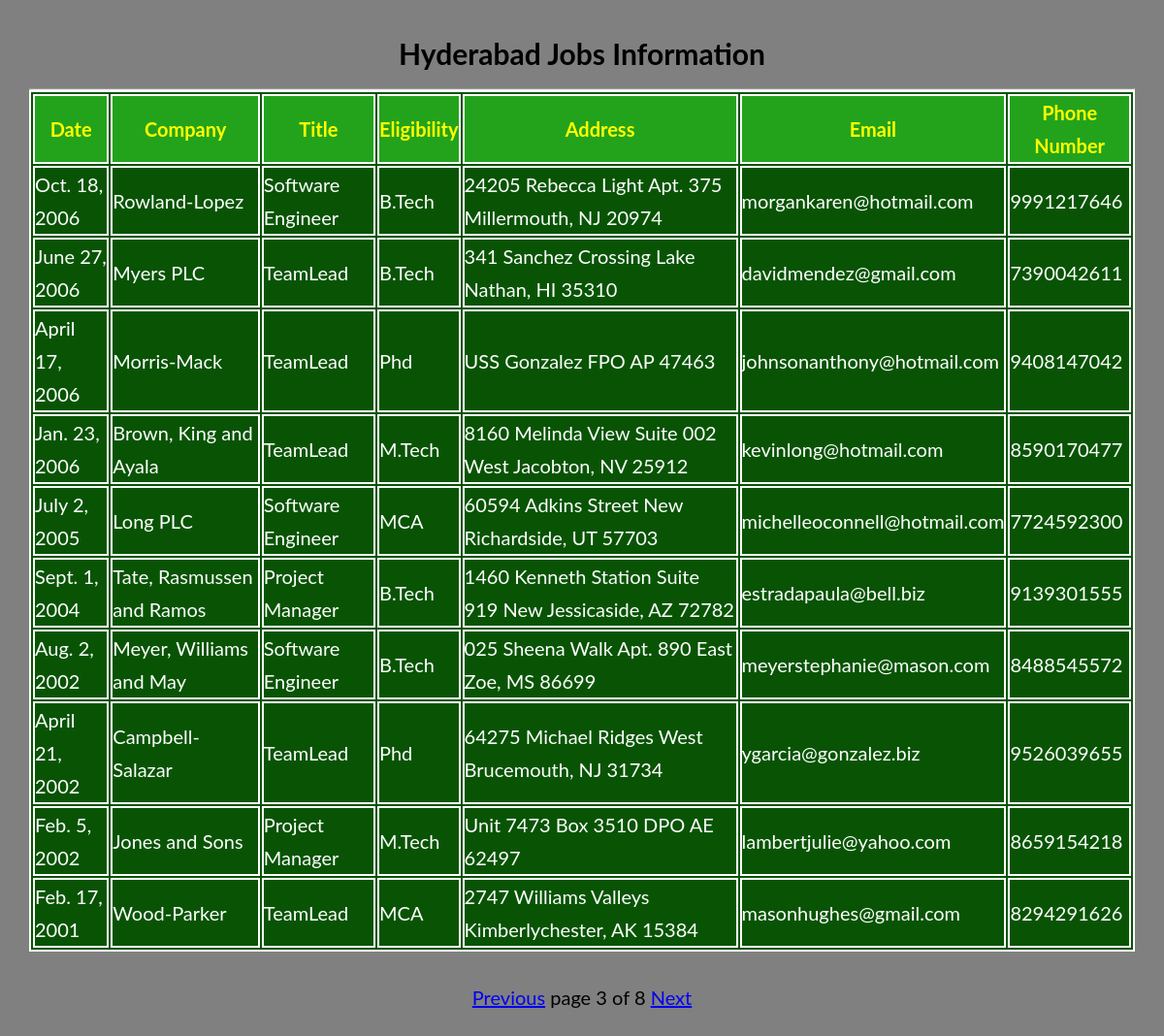
Screenshot of /hjobs/?page=3 with the database file from the repository.
### job/models.py (models this page shows)
class hydjobs(models.Model):
    date=models.DateField();
    company=models.CharField(max_length=100);
    title=models.CharField(max_length=100);
    eligibility=models.CharField(max_length=100);
    address=models.CharField(max_length=100);
    email=models.EmailField();
    phonenumber=models.IntegerField()

### job/views.py (the view)
# urls.py: path('hjobs/', views.hjobs1),
def hjobs1(request):
    jobs_list=hydjobs.objects.order_by('-date')
    paginator=Paginator(jobs_list,10)
    page_number=request.GET.get('page')
    try:
       jobs_list=paginator.page(page_number)
    except PageNotAnInteger:
       jobs_list=paginator.page(1)
    except EmptyPage:
       jobs_list=paginator.page(paginator.num_pages)
    return render(request,'job/hydjobs.html',{'jobs_list':jobs_list})

### templates/job/hydjobs.html (shortened to what this page needs)
<!DOCTYPE html>
{%load static%}
<html lang="en" dir="ltr">
  <head>
    <link rel="stylesheet" href="{% static "job/demo1.css" %}">
  </head>
  <body class="col">
    <h1 class="jobs">Hyderabad Jobs Information</h1>
      <hr>
      {% if jobs_list %}
      <table id='tab'>
        <thead>
          <th>Date</th>
          <th>Company</th>
          <th>Title</th>
          <th>Eligibility</th>
          <th>Address</th>
          <th>Email</th>
          <th>Phone Number</th>
        </thead>
        {%for job in jobs_list %}
        <tr>
          <td>{{job.date}}</td>
          <td>{{job.company}}</td>
          <td>{{job.title}}</td>
          <td>{{job.eligibility}}</td>
          <td>{{job.address}}</td>
          <td>{{job.email}}</td>
          <td>{{job.phonenumber}}</td>
        </tr>
        {% endfor %}
      </table>
      <div class="pag">
      {%include 'job/pagination.html' with page=jobs_list%}
    </div>
      {%else %}
      <p>No Jobs Found in Hyderabad</p>
    {% endif %}
  </body>
</html>

### static/job/demo1.css (style rules this page uses)
*, *::after, *::before { margin: 0; padding: 0; box-sizing: inherit; }
html { font-size: 62.5%; }
body { font-family: "Lato", sans-serif; font-weight: 400; line-height: 1.7; color: #777; padding: 3rem; box-sizing: border-box; }
table,thead,th,tr,td { color:white; border:2px solid white; font-size: 20px; margin:auto; background:#085404; }
thead,th { color:yellow; border:2px solid white; font-size: 20px; margin:auto; background:#23a31c; }
.col { background-image: linear-gradient(to right, grey,grey); }
.jobs { color:black; text-align: center; margin-bottom: 10px; font-size: 30px; }
.pag { text-align: center; margin-top: 30px; color:black; font-size: 20px; }

### rows the page displays
hydjobs: date "Oct. 18, 2006", company "Rowland-Lopez", title "Software Engineer", eligibility "B.Tech", address "24205 Rebecca Light Apt. 375 Millermouth, NJ 20974", email "morgankaren@hotmail.com", phonenumber "9991217646"
hydjobs: date "June 27, 2006", company "Myers PLC", title "TeamLead", eligibility "B.Tech", address "341 Sanchez Crossing Lake Nathan, HI 35310", email "davidmendez@gmail.com", phonenumber "7390042611"
hydjobs: date "April 17, 2006", company "Morris-Mack", title "TeamLead", eligibility "Phd", address "USS Gonzalez FPO AP 47463", email "johnsonanthony@hotmail.com", phonenumber "9408147042"
hydjobs: date "Jan. 23, 2006", company "Brown, King and Ayala", title "TeamLead", eligibility "M.Tech", address "8160 Melinda View Suite 002 West Jacobton, NV 25912", email "kevinlong@hotmail.com", phonenumber "8590170477"
hydjobs: date "July 2, 2005", company "Long PLC", title "Software Engineer", eligibility "MCA", address "60594 Adkins Street New Richardside, UT 57703", email "michelleoconnell@hotmail.com", phonenumber "7724592300"
hydjobs: date "Sept. 1, 2004", company "Tate, Rasmussen and Ramos", title "Project Manager", eligibility "B.Tech", address "1460 Kenneth Station Suite 919 New Jessicaside, AZ 72782", email "estradapaula@bell.biz", phonenumber "9139301555"
hydjobs: date "Aug. 2, 2002", company "Meyer, Williams and May", title "Software Engineer", eligibility "B.Tech", address "025 Sheena Walk Apt. 890 East Zoe, MS 86699", email "meyerstephanie@mason.com", phonenumber "8488545572"
hydjobs: date "April 21, 2002", company "Campbell-Salazar", title "TeamLead", eligibility "Phd", address "64275 Michael Ridges West Brucemouth, NJ 31734", email "ygarcia@gonzalez.biz", phonenumber "9526039655"
hydjobs: date "Feb. 5, 2002", company "Jones and Sons", title "Project Manager", eligibility "M.Tech", address "Unit 7473 Box 3510 DPO AE 62497", email "lambertjulie@yahoo.com", phonenumber "8659154218"
hydjobs: date "Feb. 17, 2001", company "Wood-Parker", title "TeamLead", eligibility "MCA", address "2747 Williams Valleys Kimberlychester, AK 15384", email "masonhughes@gmail.com", phonenumber "8294291626"

### other values shown
{{ page.number }} "3"
{{ page.paginator.num_pages }} "8"
